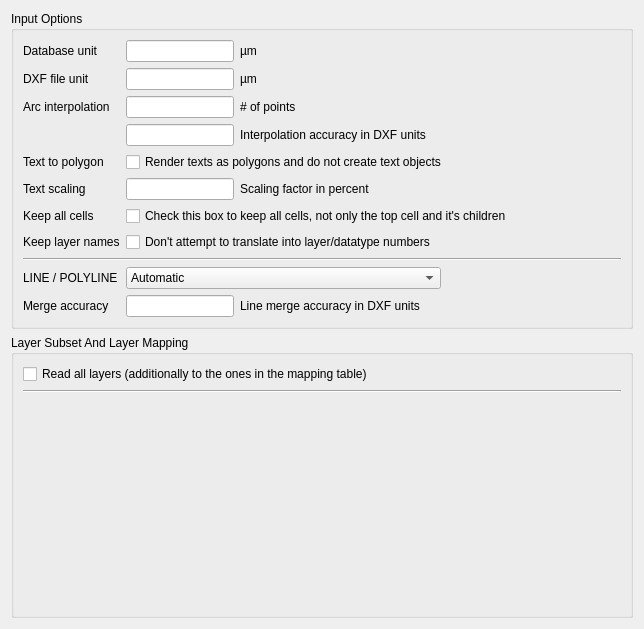
<?xml version="1.0" encoding="UTF-8"?>
<ui version="4.0">
 <class>DXFReaderOptionPage</class>
 <widget class="QWidget" name="DXFReaderOptionPage">
  <property name="geometry">
   <rect>
    <x>0</x>
    <y>0</y>
    <width>644</width>
    <height>629</height>
   </rect>
  </property>
  <property name="windowTitle">
   <string>Form</string>
  </property>
  <layout class="QVBoxLayout" name="verticalLayout">
   <item>
    <widget class="QGroupBox" name="groupBox">
     <property name="title">
      <string>Input Options</string>
     </property>
     <layout class="QGridLayout">
      <property name="leftMargin">
       <number>9</number>
      </property>
      <property name="topMargin">
       <number>9</number>
      </property>
      <property name="rightMargin">
       <number>9</number>
      </property>
      <property name="bottomMargin">
       <number>9</number>
      </property>
      <property name="spacing">
       <number>6</number>
      </property>
      <item row="1" column="1">
       <widget class="QLineEdit" name="unit_le">
        <property name="sizePolicy">
         <sizepolicy hsizetype="Fixed" vsizetype="Fixed">
          <horstretch>0</horstretch>
          <verstretch>0</verstretch>
         </sizepolicy>
        </property>
       </widget>
      </item>
      <item row="9" column="0">
       <widget class="QLabel" name="label">
        <property name="text">
         <string>LINE / POLYLINE</string>
        </property>
       </widget>
      </item>
      <item row="3" column="1">
       <widget class="QLineEdit" name="circle_accuracy_le">
        <property name="sizePolicy">
         <sizepolicy hsizetype="Fixed" vsizetype="Fixed">
          <horstretch>0</horstretch>
          <verstretch>0</verstretch>
         </sizepolicy>
        </property>
        <property name="toolTip">
         <string>&lt;html&gt;&lt;head/&gt;&lt;body&gt;&lt;p&gt;Specify this value to choose the number of points based on the accuracy requirement. If given, less points will be chosen if this choice is sufficient to fulfil the accuracy requirements.&lt;/p&gt;&lt;/body&gt;&lt;/html&gt;</string>
        </property>
       </widget>
      </item>
      <item row="9" column="1" colspan="2">
       <widget class="QComboBox" name="polyline2poly_cbx">
        <property name="sizePolicy">
         <sizepolicy hsizetype="Fixed" vsizetype="Fixed">
          <horstretch>0</horstretch>
          <verstretch>0</verstretch>
         </sizepolicy>
        </property>
        <item>
         <property name="text">
          <string>Automatic</string>
         </property>
        </item>
        <item>
         <property name="text">
          <string>Keep lines</string>
         </property>
        </item>
        <item>
         <property name="text">
          <string>Create polygons from closed polylines with width = 0</string>
         </property>
        </item>
        <item>
         <property name="text">
          <string>Merge lines with width 0 into polygons</string>
         </property>
        </item>
        <item>
         <property name="text">
          <string>Merge lines and auto-close open contours</string>
         </property>
        </item>
       </widget>
      </item>
      <item row="5" column="1">
       <widget class="QLineEdit" name="text_scaling_le">
        <property name="sizePolicy">
         <sizepolicy hsizetype="Fixed" vsizetype="Fixed">
          <horstretch>0</horstretch>
          <verstretch>0</verstretch>
         </sizepolicy>
        </property>
       </widget>
      </item>
      <item row="2" column="2" colspan="2">
       <widget class="QLabel" name="label_12">
        <property name="sizePolicy">
         <sizepolicy hsizetype="Preferred" vsizetype="Preferred">
          <horstretch>1</horstretch>
          <verstretch>0</verstretch>
         </sizepolicy>
        </property>
        <property name="text">
         <string># of points</string>
        </property>
       </widget>
      </item>
      <item row="0" column="2" colspan="2">
       <widget class="QLabel" name="label_3">
        <property name="sizePolicy">
         <sizepolicy hsizetype="Expanding" vsizetype="Preferred">
          <horstretch>1</horstretch>
          <verstretch>0</verstretch>
         </sizepolicy>
        </property>
        <property name="text">
         <string>µm</string>
        </property>
       </widget>
      </item>
      <item row="4" column="1" colspan="3">
       <widget class="QCheckBox" name="render_texts_as_polygons_cbx">
        <property name="sizePolicy">
         <sizepolicy hsizetype="Minimum" vsizetype="Fixed">
          <horstretch>0</horstretch>
          <verstretch>0</verstretch>
         </sizepolicy>
        </property>
        <property name="text">
         <string>Render texts as polygons and do not create text objects</string>
        </property>
       </widget>
      </item>
      <item row="2" column="0">
       <widget class="QLabel" name="label_6">
        <property name="text">
         <string>Arc interpolation</string>
        </property>
       </widget>
      </item>
      <item row="6" column="0">
       <widget class="QLabel" name="label_9">
        <property name="text">
         <string>Keep all cells</string>
        </property>
       </widget>
      </item>
      <item row="0" column="1">
       <widget class="QLineEdit" name="dbu_le">
        <property name="sizePolicy">
         <sizepolicy hsizetype="Fixed" vsizetype="Fixed">
          <horstretch>0</horstretch>
          <verstretch>0</verstretch>
         </sizepolicy>
        </property>
       </widget>
      </item>
      <item row="10" column="2" colspan="2">
       <widget class="QLabel" name="label_15">
        <property name="sizePolicy">
         <sizepolicy hsizetype="Preferred" vsizetype="Preferred">
          <horstretch>1</horstretch>
          <verstretch>0</verstretch>
         </sizepolicy>
        </property>
        <property name="text">
         <string>Line merge accuracy in DXF units</string>
        </property>
       </widget>
      </item>
      <item row="3" column="2" colspan="2">
       <widget class="QLabel" name="label_7">
        <property name="sizePolicy">
         <sizepolicy hsizetype="Preferred" vsizetype="Preferred">
          <horstretch>1</horstretch>
          <verstretch>0</verstretch>
         </sizepolicy>
        </property>
        <property name="text">
         <string>Interpolation accuracy in DXF units</string>
        </property>
       </widget>
      </item>
      <item row="5" column="2" colspan="2">
       <widget class="QLabel" name="label_11">
        <property name="sizePolicy">
         <sizepolicy hsizetype="Preferred" vsizetype="Preferred">
          <horstretch>1</horstretch>
          <verstretch>0</verstretch>
         </sizepolicy>
        </property>
        <property name="text">
         <string>Scaling factor in percent</string>
        </property>
       </widget>
      </item>
      <item row="1" column="2" colspan="2">
       <widget class="QLabel" name="label_4">
        <property name="sizePolicy">
         <sizepolicy hsizetype="Expanding" vsizetype="Preferred">
          <horstretch>1</horstretch>
          <verstretch>0</verstretch>
         </sizepolicy>
        </property>
        <property name="text">
         <string>µm</string>
        </property>
       </widget>
      </item>
      <item row="10" column="1">
       <widget class="QLineEdit" name="contour_accuracy_le">
        <property name="sizePolicy">
         <sizepolicy hsizetype="Fixed" vsizetype="Fixed">
          <horstretch>0</horstretch>
          <verstretch>0</verstretch>
         </sizepolicy>
        </property>
       </widget>
      </item>
      <item row="1" column="0">
       <widget class="QLabel" name="label_5">
        <property name="text">
         <string>DXF file unit</string>
        </property>
       </widget>
      </item>
      <item row="4" column="0">
       <widget class="QLabel" name="label_8">
        <property name="text">
         <string>Text to polygon</string>
        </property>
       </widget>
      </item>
      <item row="7" column="1" colspan="3">
       <widget class="QCheckBox" name="keep_names_cbx">
        <property name="text">
         <string>Don't attempt to translate into layer/datatype numbers</string>
        </property>
       </widget>
      </item>
      <item row="8" column="0" colspan="4">
       <widget class="Line" name="line">
        <property name="orientation">
         <enum>Qt::Horizontal</enum>
        </property>
       </widget>
      </item>
      <item row="6" column="1" colspan="3">
       <widget class="QCheckBox" name="keep_other_cells_cbx">
        <property name="text">
         <string>Check this box to keep all cells, not only the top cell and it's children</string>
        </property>
       </widget>
      </item>
      <item row="7" column="0">
       <widget class="QLabel" name="label_13">
        <property name="text">
         <string>Keep layer names</string>
        </property>
       </widget>
      </item>
      <item row="10" column="0">
       <widget class="QLabel" name="label_14">
        <property name="text">
         <string>Merge accuracy</string>
        </property>
       </widget>
      </item>
      <item row="5" column="0">
       <widget class="QLabel" name="label_10">
        <property name="text">
         <string>Text scaling</string>
        </property>
       </widget>
      </item>
      <item row="0" column="0">
       <widget class="QLabel" name="label_2">
        <property name="text">
         <string>Database unit   </string>
        </property>
       </widget>
      </item>
      <item row="2" column="1">
       <widget class="QLineEdit" name="circle_points_le">
        <property name="sizePolicy">
         <sizepolicy hsizetype="Fixed" vsizetype="Fixed">
          <horstretch>0</horstretch>
          <verstretch>0</verstretch>
         </sizepolicy>
        </property>
        <property name="toolTip">
         <string>&lt;html&gt;&lt;head/&gt;&lt;body&gt;&lt;p&gt;Number of points per full circle used for arc interpolation (the accuracy may reduce the number if less are required)&lt;/p&gt;&lt;/body&gt;&lt;/html&gt;</string>
        </property>
       </widget>
      </item>
      <item row="3" column="0">
       <widget class="QLabel" name="label_16">
        <property name="text">
         <string/>
        </property>
        <property name="alignment">
         <set>Qt::AlignRight|Qt::AlignTrailing|Qt::AlignVCenter</set>
        </property>
       </widget>
      </item>
     </layout>
    </widget>
   </item>
   <item>
    <widget class="QGroupBox" name="layer_subset_grp">
     <property name="sizePolicy">
      <sizepolicy hsizetype="Preferred" vsizetype="Preferred">
       <horstretch>1</horstretch>
       <verstretch>1</verstretch>
      </sizepolicy>
     </property>
     <property name="toolTip">
      <string/>
     </property>
     <property name="title">
      <string>Layer Subset And Layer Mapping</string>
     </property>
     <property name="checkable">
      <bool>false</bool>
     </property>
     <layout class="QGridLayout" name="_2">
      <property name="leftMargin">
       <number>9</number>
      </property>
      <property name="topMargin">
       <number>9</number>
      </property>
      <property name="rightMargin">
       <number>9</number>
      </property>
      <property name="bottomMargin">
       <number>9</number>
      </property>
      <property name="spacing">
       <number>6</number>
      </property>
      <item row="0" column="0" colspan="2">
       <widget class="QCheckBox" name="read_all_cbx">
        <property name="text">
         <string>Read all layers (additionally to the ones in the mapping table)</string>
        </property>
       </widget>
      </item>
      <item row="1" column="0" colspan="2">
       <widget class="Line" name="line_2">
        <property name="orientation">
         <enum>Qt::Horizontal</enum>
        </property>
       </widget>
      </item>
      <item row="2" column="0" rowspan="10" colspan="2">
       <widget class="lay::LayerMappingWidget" name="layer_map">
        <property name="sizePolicy">
         <sizepolicy hsizetype="Preferred" vsizetype="Preferred">
          <horstretch>0</horstretch>
          <verstretch>0</verstretch>
         </sizepolicy>
        </property>
        <property name="frameShape">
         <enum>QFrame::NoFrame</enum>
        </property>
        <property name="frameShadow">
         <enum>QFrame::Raised</enum>
        </property>
       </widget>
      </item>
     </layout>
    </widget>
   </item>
  </layout>
 </widget>
 <customwidgets>
  <customwidget>
   <class>lay::LayerMappingWidget</class>
   <extends>QFrame</extends>
   <header>layLayerMappingWidget.h</header>
   <container>1</container>
   <slots>
    <signal>enable_all_layers(bool)</signal>
   </slots>
  </customwidget>
 </customwidgets>
 <tabstops>
  <tabstop>dbu_le</tabstop>
  <tabstop>unit_le</tabstop>
  <tabstop>circle_points_le</tabstop>
  <tabstop>render_texts_as_polygons_cbx</tabstop>
  <tabstop>text_scaling_le</tabstop>
  <tabstop>keep_other_cells_cbx</tabstop>
 </tabstops>
 <resources/>
 <connections>
  <connection>
   <sender>layer_map</sender>
   <signal>enable_all_layers(bool)</signal>
   <receiver>read_all_cbx</receiver>
   <slot>setChecked(bool)</slot>
   <hints>
    <hint type="sourcelabel">
     <x>120</x>
     <y>329</y>
    </hint>
    <hint type="destinationlabel">
     <x>110</x>
     <y>293</y>
    </hint>
   </hints>
  </connection>
 </connections>
</ui>
